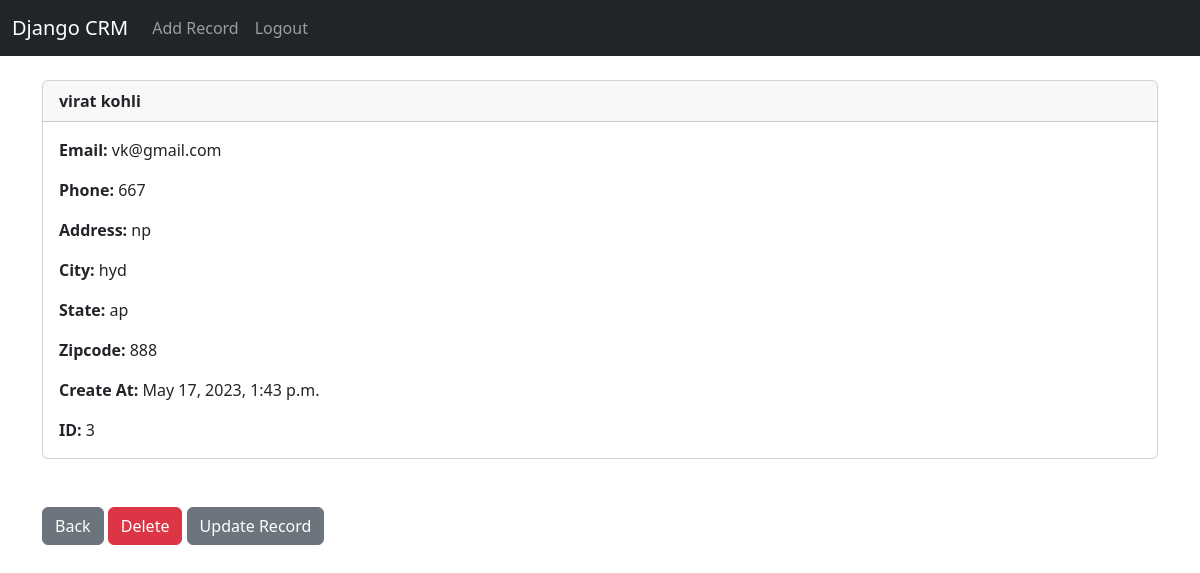
Screenshot of /record/3 (signed in) with the database file from the repository.
### website/models.py (models this page shows, shortened)
class Record(models.Model):
    create_at = models.DateTimeField(auto_now_add=True)
    first_name = models.CharField(max_length=50)
    last_name = models.CharField(max_length=50)
    email = models.CharField(max_length=50)
    phone = models.CharField(max_length=15)
    address = models.CharField(max_length=100)
    city = models.CharField(max_length=50)
    state = models.CharField(max_length=50)
    zip_code = models.CharField(max_length=10)

### website/views.py (the view)
# urls.py: path('record/<int:pk>', views.customer_record, name='record'),
def customer_record(request, pk):
	if request.user.is_authenticated:
		customer_record = Record.objects.get(id=pk)
		return render(request, 'record.html', {'customer_record': customer_record})
	else:
		messages.success(request, "you must be logged in to the view page")
		return redirect('home')

### website/templates/record.html
{% extends 'base.html' %}
{% block content %}
<div class="card">
  <div class="card-header"><strong>
    	{{ customer_record.first_name }}
		{{ customer_record.last_name }}</strong>
  </div>
  <div class="card-body">
<p class="card-text">
<strong>Email: </strong>{{ customer_record.email }}</p>
<p class="card-text">
<strong>Phone: </strong>{{ customer_record.phone }}
</p>
<p class="card-text">
<strong>Address: </strong>{{ customer_record.address }}</p>
<p class="card-text">
<strong>City: </strong>{{ customer_record.city }}</p>
<p class="card-text">
<strong>State: </strong>{{ customer_record.state }}</p>
<p class="card-text">
<strong>Zipcode: </strong>{{ customer_record.zip_code }}</p>
<p class="card-text">
<strong>Create At: </strong>{{ customer_record.create_at }}</p>
<p class="card-text">
<strong>ID: </strong>{{ customer_record.id }}</p>
  </div>
</div>
<br/><br/>
<a href="{% url 'home' %}" class="btn btn-secondary">Back</a>
<a href="{% url 'delete_record'  customer_record.id%}" class="btn btn-danger">Delete</a>
<a href="{% url 'update_record' customer_record.id %}" class="btn btn-secondary">Update Record</a>
{% endblock %}}

### rows the page displays
Record: first_name "virat", last_name "kohli", email "vk@gmail.com", phone "667", address "np", city "hyd", state "ap", zip_code "888", create_at "May 17, 2023, 1:43 p.m.", id "3"
